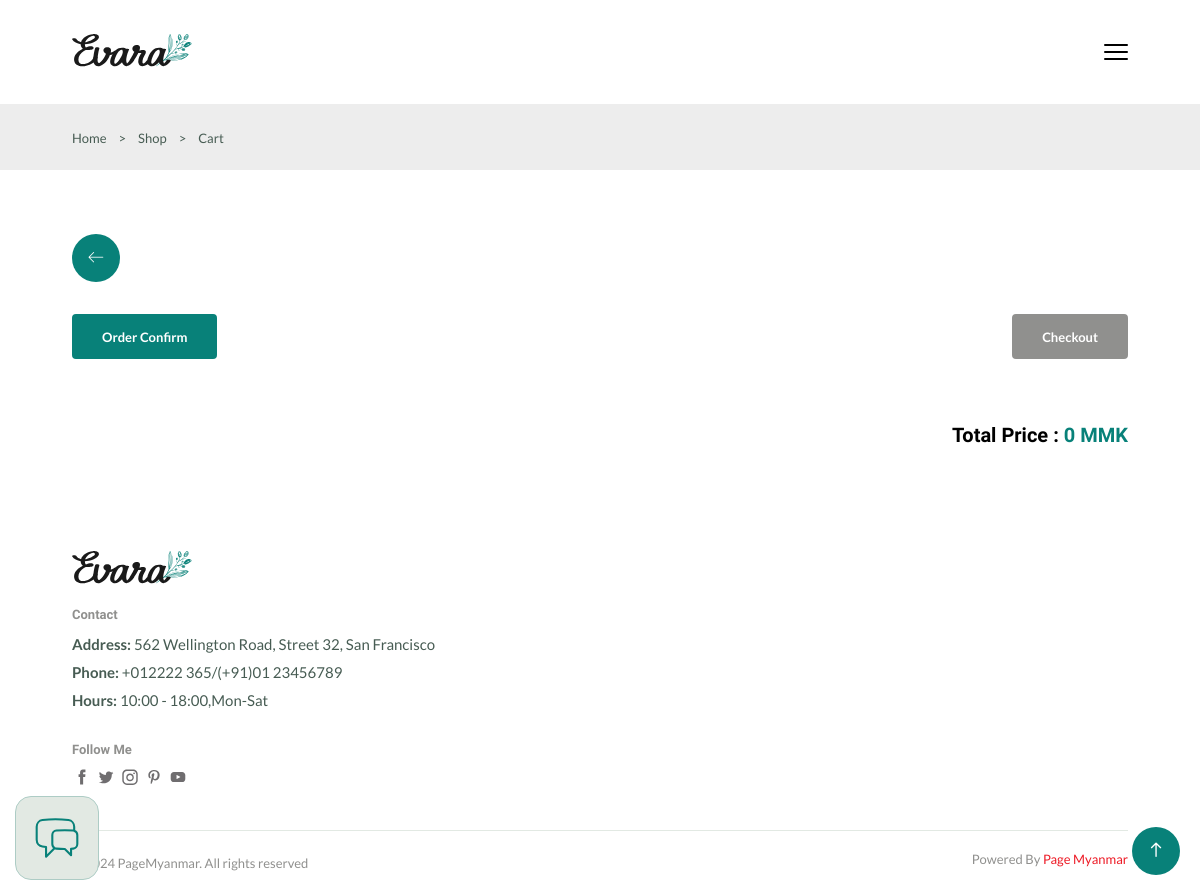
/carts/3/, run on an earlier commit of the app's database.
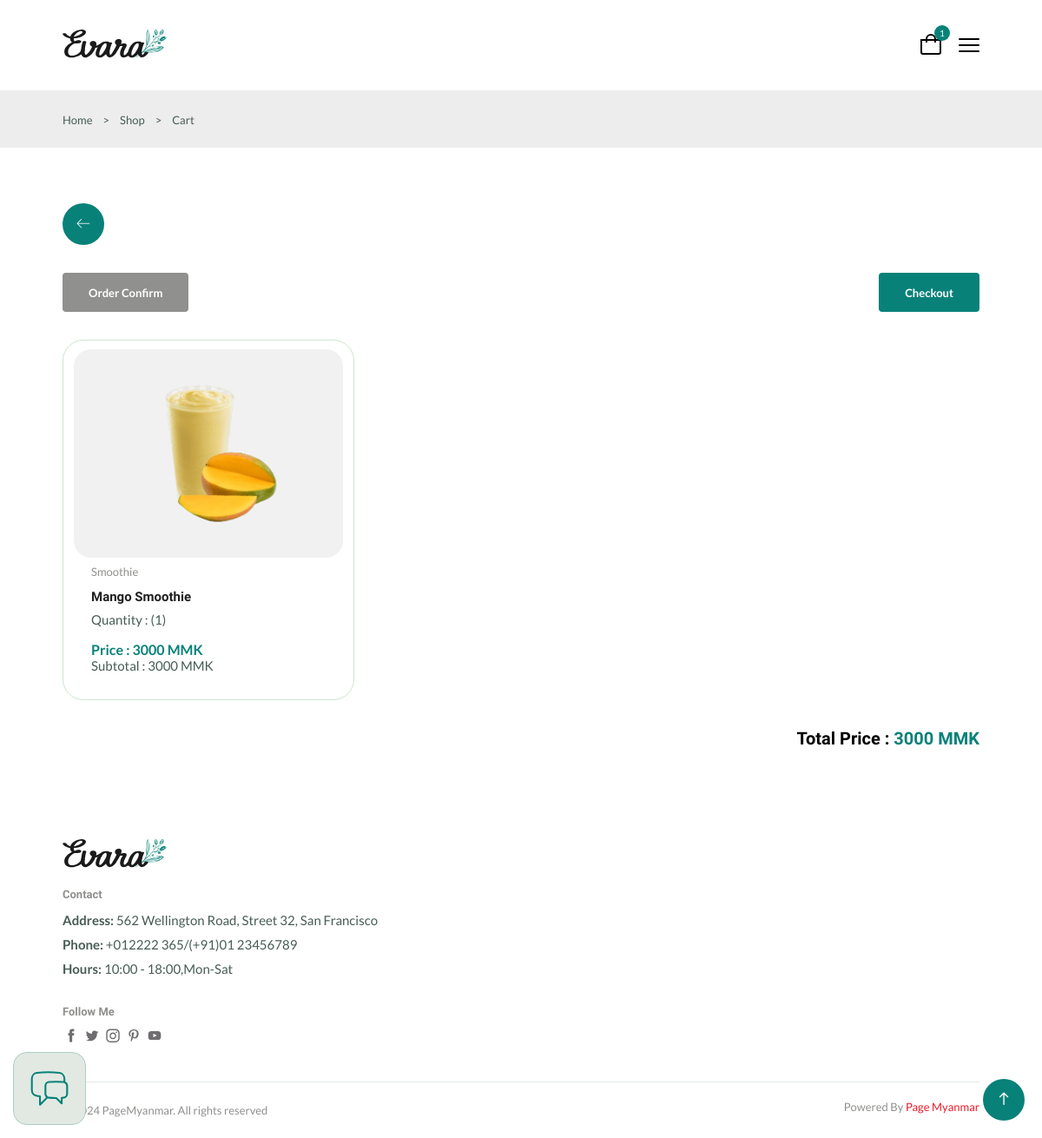
And on a later commit of the database.
### app/models.py (models this page shows, shortened)
class CartModel(models.Model):
    table = models.ForeignKey(TableModel,on_delete=models.SET_NULL,null=True)
    product = models.ForeignKey(ProductModel, on_delete=models.CASCADE)
    quantity = models.IntegerField(default=1, null=True)
    total_price = models.BigIntegerField(default=0, null=True)
    note = models.TextField(null=True,blank=True,default=None)
    status = models.BooleanField(default=False)
    created_at = models.DateTimeField(auto_now_add=True)
    updated_at = models.DateTimeField(auto_now=True)

class ProductModel(models.Model):
    name = models.CharField(max_length=200)
    image = models.ImageField(upload_to='product/')
    price = models.IntegerField(default=0,null=True,blank=True)
    quantity = models.IntegerField(default=0, verbose_name="Current Stock")
    category = models.ForeignKey(CategoryModel,on_delete=models.SET_NULL,null=True,default=None)
    created_at = models.DateTimeField(auto_now_add=True)
    updated_at = models.DateTimeField(auto_now=True)

class CategoryModel(models.Model):
    name = models.CharField(max_length=200)
    image = models.ImageField(upload_to='category/')
    created_at = models.DateTimeField(auto_now_add=True)
    updated_at = models.DateTimeField(auto_now=True)

### app/views.py (the view)
# urls.py: path('carts/<int:id>/',Carts),
def Carts(request, id):
    table = TableModel.objects.filter(id=id).first()
    cart_items = CartModel.objects.filter(table=table).order_by('-created_at')
    all_ordered = cart_items.exists() and all(item.status for item in cart_items)
    cart_count = 0
    if table:
        cart_count = CartModel.objects.filter(table=table).count()
    for item in cart_items:
        item.total_price = item.quantity * item.product.price
        item.save()
    all_total = 0
    for item in cart_items:
        all_total += item.product.price * item.quantity
    context = {
        'table_id': table.id if table else None,
        "carts": cart_items,
        "cart_count": cart_count,
        "all_total": all_total,
        "all_ordered": all_ordered
    }
    return render(request, 'carts.html',context)

### app/context_processors.py (called while the page is built)
def Counts(request):
    table_id = request.resolver_match.kwargs.get('id')  # Get `id` from the URL kwargs
    if table_id:
        table = TableModel.objects.filter(id=table_id).first()
        if table:
            cart_count = CartModel.objects.filter(table=table).count()
            return {
                'cart_count': cart_count,
                'table_id': table.id  # Pass the table_id to the context as well
            }
    return {
        'cart_count': 0,
    }

### app/templatetags/custom_permissions.py (called while the page is built)
@register.filter
def has_role_permission(user, permission_codename):
    if user.is_authenticated and hasattr(user, 'has_permission'):
        return user.has_permission(permission_codename)
    return False

### templates/carts.html (shortened to what this page needs)
{% extends 'components/base.html' %}
{% block body %}
<section class="breadcrumb">
    <ul class="breadcrumb__list flex container">
        <li><a href="/" class="breadcrumb__link">Home</a></li>
        <li><span class="breadcrumb__link">></span></li>
        <li><span class="breadcrumb__link">Shop</span></li>
        <li><span class="breadcrumb__link">></span></li>
        <li><span class="breadcrumb__link">Cart</span></li>
    </ul>
</section>
<section class="products__cards section--lg container">
    <div class="go__back">
        <a href="/order/{{table_id}}/"  class="lnr lnr-arrow-left"></a>
    </div>
    <div class="flex" style="justify-content: space-between;align-items: center;margin-bottom: 2rem;">
        <button class="btn btn--md {% if all_ordered %}disabled{% endif %}"
            onclick="window.location.href='/order-confirm/{{table_id}}/'" {% if all_ordered %}disabled{% endif %}>Order Confirm</button>
        <button class="btn btn--md {% if not all_ordered %}disabled{% endif %}"
        onclick="window.location.href='/checkout/{{table_id}}/'" {% if not all_ordered %}disabled{% endif %}>Checkout</button>
    </div>
    <div class="products__card--container grid">
        {% for cart in carts %}
        <div class="product__card--item">
            <div class="product__card--banner">
                <div class="product__card--image">
                    <img src="{{ cart.product.image.url }}" alt="{{ cart.product.name }}" class="product__card--img">
                </div>
                <div class="product__card--content">
                    <span class="product__card--category">{{ cart.product.category.name }}</span>
                    <h3 class="product__card--title">{{ cart.product.name }}</h3>
                    <span class="product__card--quantity">Quantity : ({{ cart.quantity }})</span>
                    <span class="product__card--price new__price">Price : {{ cart.product.price }} MMK</span>
                    <span class="product__card--subtotal">Subtotal : <span class="item-subtotal">{{ cart.total_price }}</span>
                        MMK</span>
                </div>
            </div>
        </div>
        {% endfor %}
    </div>
    <h1 class="cart__total--price">Total Price : <span>{{all_total}} MMK</span></h1>
</section>
{% endblock %}

What changed in the data, as far as the page shows it:
added CartModel: product.image (picture), product.category.name "Smoothie", product.name "Mango Smoothie", quantity "1", product.price "3000", total_price "3000"
Also different on the page:
{{ cart_count }}: (not shown) → "1"
{{ all_total }}: "0" → "3000"
